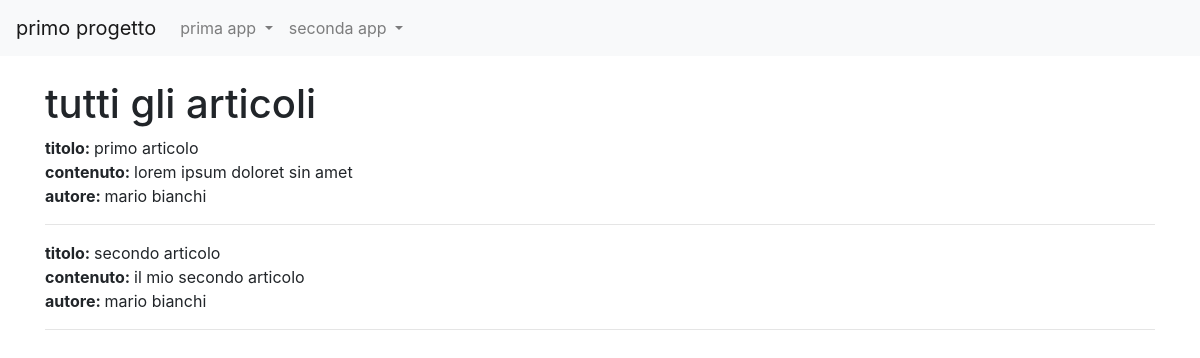
Before: /news/lista_articoli/ with the older database file.
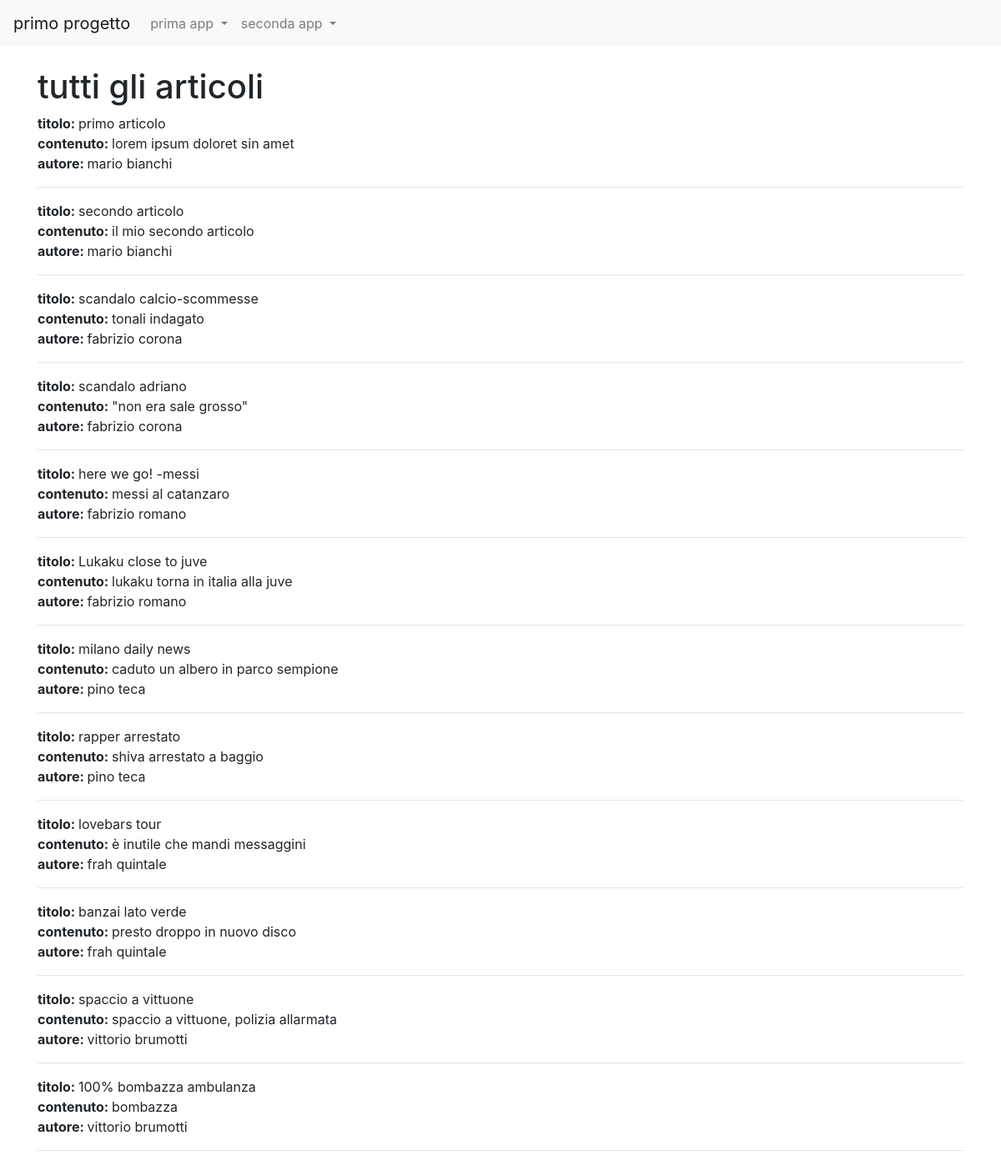
After: the same page with the newer database file.
### news/models.py (models this page shows, shortened)
class Articolo(models.Model):
    titolo = models.CharField(max_length=100)
    contenuto = models.TextField()
    giornalista = models.ForeignKey(Giornalista, on_delete=models.CASCADE, related_name="articoli")
    data = models.DateField(auto_now=True, blank=True)
    visualizzazioni = models.IntegerField(default=0, blank=True)
    class Meta:
        verbose_name="Articolo"
        verbose_name_plural="Articoli"

class Giornalista(models.Model):
    nome = models.CharField(max_length=20)
    cognome = models.CharField(max_length=20)
    anno_di_nascita = models.DateField(blank=True)
    def __str__(self):
        return self.nome + " " + self.cognome
    class Meta:
        verbose_name="Giornalista"
        verbose_name_plural="giornalisti"

### news/views.py (the view)
# urls.py: path('lista_articoli/', lista_articoli_giornalista, name="lista_articoli")
def lista_articoli_giornalista(request,pk = None):
    if(pk==None):
        articoli = Articolo.objects.all()
    else:
        articoli = Articolo.objects.filter(giornalista_id = pk)
    context = {
        "articoli": articoli,
        "pk": pk,
    }
    return render(request,"lista_articoli.html", context)

### news/templates/lista_articoli.html (shortened to what this page needs)
{% extends "base.html" %}
{% block content %}
    {% if pk %}
        <h1>articoli di {{articoli.0.giornalista}}</h1>
        {% for articolo in articoli %}
            <b>titolo:</b> {{ articolo.titolo }}<br>
            <b>contenuto:</b> {{ articolo.contenuto }}<br>
            <hr>
        {% endfor %}
    {% else %}
        <h1>tutti gli articoli</h1>
        {% for articolo in articoli %}
            <b>titolo: </b>{{ articolo.titolo }}<br>
            <b>contenuto: </b> {{ articolo.contenuto }}<br>
            <b>autore: </b> {{articolo.giornalista}}<br>
            <hr>
        {% endfor %}
 {% endif %}
{% endblock content %}

Changed rows visible on the page:
added Articolo: titolo "scandalo calcio-scommesse", contenuto "tonali indagato", giornalista "fabrizio corona"
added Articolo: titolo "scandalo adriano", contenuto "\"non era sale grosso\"", giornalista "fabrizio corona"
added Articolo: titolo "here we go! -messi", contenuto "messi al catanzaro", giornalista "fabrizio romano"
added Articolo: titolo "Lukaku close to juve", contenuto "lukaku torna in italia alla juve", giornalista "fabrizio romano"
added Articolo: titolo "milano daily news", contenuto "caduto un albero in parco sempione", giornalista "pino teca"
added Articolo: titolo "rapper arrestato", contenuto "shiva arrestato a baggio", giornalista "pino teca"
added Articolo: titolo "lovebars tour", contenuto "è inutile che mandi messaggini", giornalista "frah quintale"
added Articolo: titolo "banzai lato verde", contenuto "presto droppo in nuovo disco", giornalista "frah quintale"
added Articolo: titolo "spaccio a vittuone", contenuto "spaccio a vittuone, polizia allarmata", giornalista "vittorio brumotti"
added Articolo: titolo "100% bombazza ambulanza", contenuto "bombazza", giornalista "vittorio brumotti"
